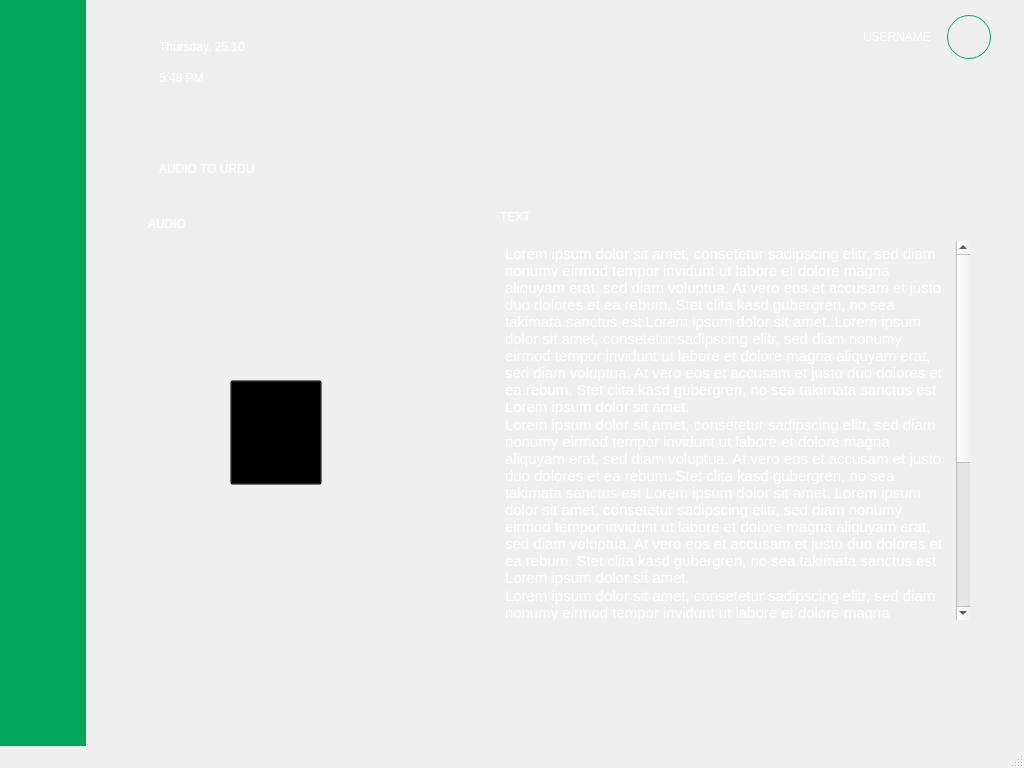
<?xml version="1.0" encoding="UTF-8"?>
<ui version="4.0">
 <class>MainWindow</class>
 <widget class="QMainWindow" name="MainWindow">
  <property name="geometry">
   <rect>
    <x>0</x>
    <y>0</y>
    <width>1024</width>
    <height>768</height>
   </rect>
  </property>
  <property name="windowTitle">
   <string>MainWindow</string>
  </property>
  <widget class="QWidget" name="centralwidget">
   <widget class="QLabel" name="AudioToUrdu">
    <property name="geometry">
     <rect>
      <x>0</x>
      <y>0</y>
      <width>1024</width>
      <height>768</height>
     </rect>
    </property>
    <property name="styleSheet">
     <string notr="true">background-image: url(:/newPrefix/AudioToUrdu.png);</string>
    </property>
    <property name="text">
     <string/>
    </property>
   </widget>
   <widget class="QLabel" name="DashboardIcon">
    <property name="geometry">
     <rect>
      <x>17</x>
      <y>262</y>
      <width>54</width>
      <height>30</height>
     </rect>
    </property>
    <property name="styleSheet">
     <string notr="true">Image: url(:/newPrefix/Group 308.png)</string>
    </property>
    <property name="text">
     <string/>
    </property>
   </widget>
   <widget class="QLabel" name="PsltoUrduIcon">
    <property name="geometry">
     <rect>
      <x>17</x>
      <y>331</y>
      <width>56</width>
      <height>35</height>
     </rect>
    </property>
    <property name="styleSheet">
     <string notr="true">Image: url(:/newPrefix/Group 309.png)</string>
    </property>
    <property name="text">
     <string/>
    </property>
   </widget>
   <widget class="QLabel" name="AudiotoUrduIcon">
    <property name="geometry">
     <rect>
      <x>10</x>
      <y>404</y>
      <width>68</width>
      <height>36</height>
     </rect>
    </property>
    <property name="styleSheet">
     <string notr="true">Image: url(:/newPrefix/Group 310.png)</string>
    </property>
    <property name="text">
     <string/>
    </property>
   </widget>
   <widget class="QLabel" name="ProfileIcon">
    <property name="geometry">
     <rect>
      <x>24</x>
      <y>478</y>
      <width>40</width>
      <height>33</height>
     </rect>
    </property>
    <property name="styleSheet">
     <string notr="true">Image: url(:/newPrefix/Group 311.png)</string>
    </property>
    <property name="text">
     <string/>
    </property>
   </widget>
   <widget class="QLabel" name="NotiIcon">
    <property name="geometry">
     <rect>
      <x>764</x>
      <y>27</y>
      <width>20</width>
      <height>20</height>
     </rect>
    </property>
    <property name="styleSheet">
     <string notr="true">image: url(:/newPrefix/Icon ionic-ios-notifications-outline.png);</string>
    </property>
    <property name="text">
     <string/>
    </property>
   </widget>
   <widget class="QLabel" name="MsgIcon">
    <property name="geometry">
     <rect>
      <x>812</x>
      <y>27</y>
      <width>20</width>
      <height>20</height>
     </rect>
    </property>
    <property name="styleSheet">
     <string notr="true">Image: url(:/newPrefix/Icon feather-message-square.png)</string>
    </property>
    <property name="text">
     <string/>
    </property>
   </widget>
   <widget class="QLabel" name="UsernnameLabel">
    <property name="geometry">
     <rect>
      <x>863</x>
      <y>30</y>
      <width>72</width>
      <height>14</height>
     </rect>
    </property>
    <property name="styleSheet">
     <string notr="true">#UsernnameLabel {
color: rgb(255, 255, 255);
font: 11px &quot;Montserrat&quot;;


}</string>
    </property>
    <property name="text">
     <string>USERNAME</string>
    </property>
   </widget>
   <widget class="QPushButton" name="profilepushButton">
    <property name="geometry">
     <rect>
      <x>947</x>
      <y>15</y>
      <width>44</width>
      <height>44</height>
     </rect>
    </property>
    <property name="styleSheet">
     <string notr="true">#profilepushButton{
image: url(:/newPrefix/Path 206.png);
border: 1px solid #00A65A;
border-radius: 22px;
background-color: Transparent;

	image: url(:/newPrefix/Path 206.png);




}</string>
    </property>
    <property name="text">
     <string/>
    </property>
   </widget>
   <widget class="QLabel" name="DayandDateLabel">
    <property name="geometry">
     <rect>
      <x>159</x>
      <y>37</y>
      <width>123</width>
      <height>19</height>
     </rect>
    </property>
    <property name="styleSheet">
     <string notr="true">#DayandDateLabel{
font: 16px &quot;Montserrat&quot;;
text-align: left;
letter-spacing: 0px;
color: #FFFFFF;
opacity: 1;



}</string>
    </property>
    <property name="text">
     <string>Thursday, 25.10</string>
    </property>
   </widget>
   <widget class="QLabel" name="Timelabel">
    <property name="geometry">
     <rect>
      <x>159</x>
      <y>52</y>
      <width>115</width>
      <height>52</height>
     </rect>
    </property>
    <property name="styleSheet">
     <string notr="true">#Timelabel{
text-align: left;
letter-spacing: NaNpx;
color: #FFFFFF;
opacity: 1;
font: 28px &quot;Montserrat&quot;;


}</string>
    </property>
    <property name="text">
     <string>5:48 PM</string>
    </property>
   </widget>
   <widget class="QLabel" name="AudiotoUrdulabel">
    <property name="geometry">
     <rect>
      <x>159</x>
      <y>155</y>
      <width>187</width>
      <height>27</height>
     </rect>
    </property>
    <property name="styleSheet">
     <string notr="true">#AudiotoUrdulabel{
text-align: left;
font: 22px &quot;Montserrat&quot;;
letter-spacing: 0px;
color: #FFFFFF;
opacity: 1;

}




</string>
    </property>
    <property name="text">
     <string>AUDIO TO URDU</string>
    </property>
   </widget>
   <widget class="QLabel" name="Audiolabel">
    <property name="geometry">
     <rect>
      <x>148</x>
      <y>217</y>
      <width>38</width>
      <height>14</height>
     </rect>
    </property>
    <property name="styleSheet">
     <string notr="true">#Audiolabel{
color: rgb(255, 255, 255);
font: 11px &quot;Montserrat&quot;;



}</string>
    </property>
    <property name="text">
     <string>AUDIO</string>
    </property>
   </widget>
   <widget class="QLabel" name="AudiIcon">
    <property name="geometry">
     <rect>
      <x>194</x>
      <y>217</y>
      <width>14</width>
      <height>14</height>
     </rect>
    </property>
    <property name="styleSheet">
     <string notr="true">image: url(:/newPrefix/Icon material-audiotrack.png);</string>
    </property>
    <property name="text">
     <string/>
    </property>
   </widget>
   <widget class="QPushButton" name="AudiopushButton">
    <property name="geometry">
     <rect>
      <x>230</x>
      <y>380</y>
      <width>92</width>
      <height>105</height>
     </rect>
    </property>
    <property name="styleSheet">
     <string notr="true">#AudiopushButton{
image: url(:/newPrefix/Icon open-audio-spectrum.png);
background-color:transparent

}</string>
    </property>
    <property name="text">
     <string/>
    </property>
   </widget>
   <widget class="QLabel" name="TextIcon">
    <property name="geometry">
     <rect>
      <x>535</x>
      <y>210</y>
      <width>14</width>
      <height>14</height>
     </rect>
    </property>
    <property name="styleSheet">
     <string notr="true">image: url(:/newPrefix/Icon open-text.png);</string>
    </property>
    <property name="text">
     <string/>
    </property>
   </widget>
   <widget class="QLabel" name="TextLabel">
    <property name="geometry">
     <rect>
      <x>500</x>
      <y>210</y>
      <width>31</width>
      <height>14</height>
     </rect>
    </property>
    <property name="styleSheet">
     <string notr="true">#TextLabel{
color: rgb(255, 255, 255);
font: 11px &quot;Montserrat&quot;;



}</string>
    </property>
    <property name="text">
     <string>TEXT</string>
    </property>
   </widget>
   <widget class="QTextEdit" name="textEdit">
    <property name="geometry">
     <rect>
      <x>500</x>
      <y>240</y>
      <width>471</width>
      <height>381</height>
     </rect>
    </property>
    <property name="styleSheet">
     <string notr="true">#textEdit{
background-color:Transparent;
color: rgb(255, 255, 255);
	font: 11pt &quot;Montserrat&quot;;



}</string>
    </property>
    <property name="html">
     <string>&lt;!DOCTYPE HTML PUBLIC &quot;-//W3C//DTD HTML 4.0//EN&quot; &quot;http://www.w3.org/TR/REC-html40/strict.dtd&quot;&gt;
&lt;html&gt;&lt;head&gt;&lt;meta name=&quot;qrichtext&quot; content=&quot;1&quot; /&gt;&lt;style type=&quot;text/css&quot;&gt;
p, li { white-space: pre-wrap; }
&lt;/style&gt;&lt;/head&gt;&lt;body style=&quot; font-family:'Montserrat'; font-size:11pt; font-weight:400; font-style:normal;&quot;&gt;
&lt;p style=&quot; margin-top:0px; margin-bottom:0px; margin-left:0px; margin-right:0px; -qt-block-indent:0; text-indent:0px;&quot;&gt;Lorem ipsum dolor sit amet, consetetur sadipscing elitr, sed diam nonumy eirmod tempor invidunt ut labore et dolore magna aliquyam erat, sed diam voluptua. At vero eos et accusam et justo duo dolores et ea rebum. Stet clita kasd gubergren, no sea takimata sanctus est Lorem ipsum dolor sit amet. Lorem ipsum dolor sit amet, consetetur sadipscing elitr, sed diam nonumy eirmod tempor invidunt ut labore et dolore magna aliquyam erat, sed diam voluptua. At vero eos et accusam et justo duo dolores et ea rebum. Stet clita kasd gubergren, no sea takimata sanctus est Lorem ipsum dolor sit amet.&lt;/p&gt;
&lt;p style=&quot; margin-top:0px; margin-bottom:0px; margin-left:0px; margin-right:0px; -qt-block-indent:0; text-indent:0px;&quot;&gt;Lorem ipsum dolor sit amet, consetetur sadipscing elitr, sed diam nonumy eirmod tempor invidunt ut labore et dolore magna aliquyam erat, sed diam voluptua. At vero eos et accusam et justo duo dolores et ea rebum. Stet clita kasd gubergren, no sea takimata sanctus est Lorem ipsum dolor sit amet. Lorem ipsum dolor sit amet, consetetur sadipscing elitr, sed diam nonumy eirmod tempor invidunt ut labore et dolore magna aliquyam erat, sed diam voluptua. At vero eos et accusam et justo duo dolores et ea rebum. Stet clita kasd gubergren, no sea takimata sanctus est Lorem ipsum dolor sit amet.&lt;/p&gt;
&lt;p style=&quot; margin-top:0px; margin-bottom:0px; margin-left:0px; margin-right:0px; -qt-block-indent:0; text-indent:0px;&quot;&gt;Lorem ipsum dolor sit amet, consetetur sadipscing elitr, sed diam nonumy eirmod tempor invidunt ut labore et dolore magna aliquyam erat, sed diam voluptua. At vero eos et accusam et justo duo dolores et ea rebum. Stet clita kasd gubergren, no sea takimata sanctus est Lorem ipsum dolor sit amet. Lorem ipsum dolor sit amet, consetetur sadipscing elitr, sed diam nonumy eirmod tempor invidunt ut labore et dolore magna aliquyam erat, sed diam voluptua. At vero eos et accusam et justo duo dolores et ea rebum. Stet clita kasd gubergren, no sea takimata sanctus est Lorem ipsum dolor sit amet.&lt;/p&gt;
&lt;p style=&quot; margin-top:0px; margin-bottom:0px; margin-left:0px; margin-right:0px; -qt-block-indent:0; text-indent:0px;&quot;&gt;Lorem ipsum dolor sit amet, consetetur sadipscing elitr, sed diam nonumy eirmod tempor invidunt ut labore et dolore magna aliquyam erat, sed diam voluptua. At vero eos et accusam et justo duo dolores et ea rebum. Stet clita kasd gubergren, no sea takimata sanctus est Lorem ipsum dolor sit amet. Lorem ipsum dolor sit amet, consetetur sadipscing elitr, sed diam nonumy eirmod tempor invidunt ut labore et&lt;/p&gt;&lt;/body&gt;&lt;/html&gt;</string>
    </property>
   </widget>
   <widget class="QPushButton" name="SideBar">
    <property name="geometry">
     <rect>
      <x>-10</x>
      <y>-15</y>
      <width>96</width>
      <height>795</height>
     </rect>
    </property>
    <property name="styleSheet">
     <string notr="true">#SideBar{
border-radius: 2px;
background-color: rgb(0, 166, 90);



}</string>
    </property>
    <property name="text">
     <string/>
    </property>
   </widget>
   <widget class="QLabel" name="LogoLabel">
    <property name="geometry">
     <rect>
      <x>14</x>
      <y>40</y>
      <width>62</width>
      <height>47</height>
     </rect>
    </property>
    <property name="text">
     <string/>
    </property>
   </widget>
   <zorder>AudioToUrdu</zorder>
   <zorder>NotiIcon</zorder>
   <zorder>MsgIcon</zorder>
   <zorder>UsernnameLabel</zorder>
   <zorder>profilepushButton</zorder>
   <zorder>DayandDateLabel</zorder>
   <zorder>Timelabel</zorder>
   <zorder>AudiotoUrdulabel</zorder>
   <zorder>Audiolabel</zorder>
   <zorder>AudiIcon</zorder>
   <zorder>AudiopushButton</zorder>
   <zorder>TextIcon</zorder>
   <zorder>TextLabel</zorder>
   <zorder>textEdit</zorder>
   <zorder>SideBar</zorder>
   <zorder>AudiotoUrduIcon</zorder>
   <zorder>DashboardIcon</zorder>
   <zorder>PsltoUrduIcon</zorder>
   <zorder>ProfileIcon</zorder>
   <zorder>LogoLabel</zorder>
  </widget>
  <widget class="QMenuBar" name="menubar">
   <property name="geometry">
    <rect>
     <x>0</x>
     <y>0</y>
     <width>1024</width>
     <height>21</height>
    </rect>
   </property>
  </widget>
  <widget class="QStatusBar" name="statusbar"/>
 </widget>
 <resources>
  <include location="AudioToUrdu.qrc"/>
  <include location="TextIcon.qrc"/>
  <include location="AudioBtnIcon.qrc"/>
  <include location="AudioIcon.qrc"/>
  <include location="MesIcon.qrc"/>
  <include location="ProfileImg.qrc"/>
  <include location="NotiIcon.qrc"/>
  <include location="ProfileIcon.qrc"/>
  <include location="AudiotoUrduIcon.qrc"/>
  <include location="PsltoUrduIcon.qrc"/>
  <include location="dasboardIcon.qrc"/>
 </resources>
 <connections/>
</ui>
